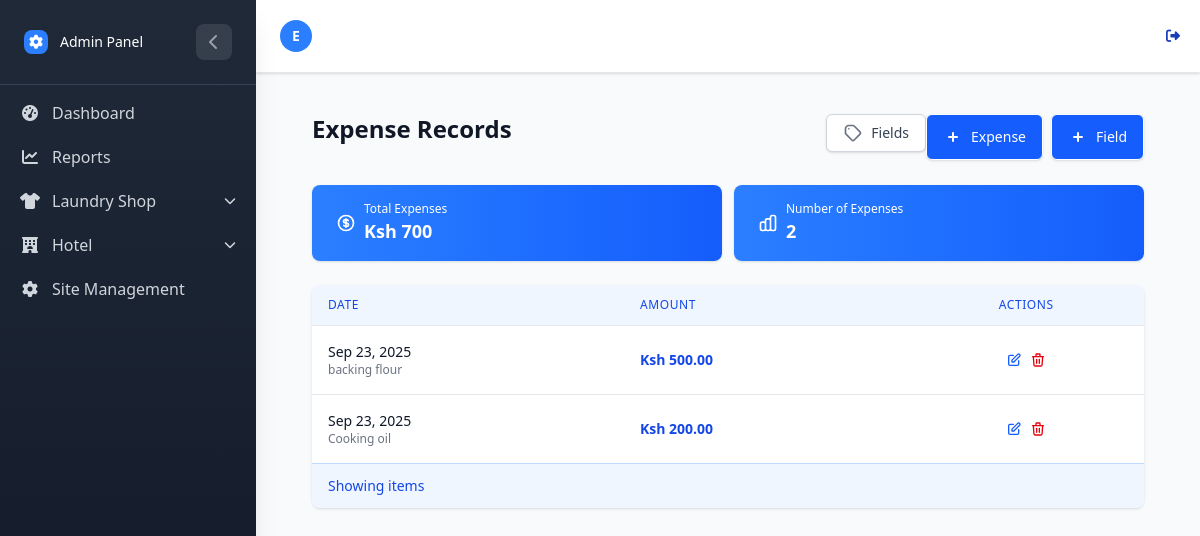
/Hotel/expenses/ (signed in), run on the app's committed database.
### LaundryApp/models.py (models this page shows, shortened)
class UserProfile(AbstractUser):
    username = None
    email = models.EmailField(unique=True)
    USERNAME_FIELD = 'email'
    REQUIRED_FIELDS = []
    APP_CHOICES = (
        ('laundry', 'Laundry'),
        ('hotel', 'Hotel'),
    )
    app_type = models.CharField(max_length=20, choices=APP_CHOICES, default='hotel')
    USER_TYPE_CHOICES = (
        ('admin', 'Admin'),
        ('staff', 'Staff'),
    )
    user_type = models.CharField(max_length=20, choices=USER_TYPE_CHOICES, db_index=True)
    objects = CustomUserManager()

### HotelApp/models.py (models this page shows, shortened)
class HotelExpenseRecord(models.Model):
    field = models.ForeignKey(
        HotelExpenseField, on_delete=models.CASCADE, related_name="records", db_index=True
    )
    amount = models.DecimalField(max_digits=10, decimal_places=2)
    date = models.DateField(auto_now_add=True, db_index=True)
    notes = models.CharField(max_length=150, null=True, blank=True)

class HotelExpenseField(models.Model):
    label = models.CharField(max_length=100, db_index=True)
    created_at = models.DateTimeField(auto_now_add=True)
    class Meta:
        unique_together = ('label',)  # Prevent duplicate labels

### HotelApp/Vews/expense.py (the view)
# urls.py: path('expenses/', expense_list, name='expense_list'),
@login_required
def expense_list(request):
    records = HotelExpenseRecord.objects.select_related("field").order_by("-date")
    total_amount = records.aggregate(Sum('amount'))['amount__sum'] or 0
    record_count = records.count()
    average_expense = records.aggregate(Avg('amount'))['amount__avg'] or 0
    context = {
        "records": records,
        "total_amount": total_amount,
        "record_count": record_count,
        "average_expense": round(average_expense, 2),
    }
    return render(request, "Hotelexpenses/expense_list.html", context)

### HotelApp/templates/Hotelexpenses/expense_list.html (shortened to what this page needs)
{% extends "../home.html" %}
{% block content %}
<div class="max-w-7xl mx-auto px-4 sm:px-6 lg:px-8 py-4 sm:py-6 lg:py-8">
    <div class="flex flex-col sm:flex-row sm:items-center sm:justify-between mb-6 sm:mb-8">
        <h1 class="text-2xl sm:text-3xl font-bold text-gray-900 mb-4 sm:mb-0">Expense Records</h1>
        <div class="flex flex-col sm:flex-row space-y-2 sm:space-y-0 sm:space-x-3">
            <a href="{% url 'hotel:expense_field_list' %}"
                class="inline-flex items-center justify-center px-4 py-2 border border-gray-300 rounded-md shadow-sm text-sm font-medium text-gray-700 bg-white hover:bg-gray-50 focus:outline-none focus:ring-2 focus:ring-offset-2 focus:ring-blue-500">
                <span class="xs:hidden">Fields</span>
            </a>
            <div class="flex space-x-2 sm:space-x-3">
                <a href="{% url 'hotel:expense_form' %}"
                    class="flex-1 inline-flex items-center justify-center px-4 py-2 border border-transparent rounded-md shadow-sm text-sm font-medium text-white bg-blue-600 hover:bg-blue-700 focus:outline-none focus:ring-2 focus:ring-offset-2 focus:ring-blue-500">
                    <svg class="-ml-1 mr-2 h-5 w-5" xmlns="http://www.w3.org/2000/svg" viewBox="0 0 20 20"
                        fill="currentColor">
                        <path fill-rule="evenodd"
                            d="M10 5a1 1 0 011 1v3h3a1 1 0 110 2h-3v3a1 1 0 11-2 0v-3H6a1 1 0 110-2h3V6a1 1 0 011-1z"
                            clip-rule="evenodd" />
                    </svg>
                    <span class="xs:hidden">Expense</span>
                </a>
                <a href="{% url 'hotel:createhotel_expense_field' %}"
                    class="flex-1 inline-flex items-center justify-center px-4 py-2 border border-transparent rounded-md shadow-sm text-sm font-medium text-white bg-blue-600 hover:bg-blue-700 focus:outline-none focus:ring-2 focus:ring-offset-2 focus:ring-blue-500">
                    <svg class="-ml-1 mr-2 h-5 w-5" xmlns="http://www.w3.org/2000/svg" viewBox="0 0 20 20"
                        fill="currentColor">
                        <path fill-rule="evenodd"
                            d="M10 5a1 1 0 011 1v3h3a1 1 0 110 2h-3v3a1 1 0 11-2 0v-3H6a1 1 0 110-2h3V6a1 1 0 011-1z"
                            clip-rule="evenodd" />
                    </svg>
                    <span class="xs:hidden">Field</span>
                </a>
            </div>
        </div>
    </div>
    <div class="grid grid-cols-2 xs:grid-cols-1 gap-3 sm:gap-5 mb-6 sm:mb-8">
        <div class="bg-gradient-to-r from-blue-500 to-blue-600 overflow-hidden shadow rounded-lg text-white">
            <div class="px-4 py-4 sm:p-5">
                <div class="flex items-center">
                    <div class="flex-shrink-0 bg-blue-700 rounded-md p-2 sm:p-3">
                    </div>
                    <div class="ml-4 flex-1 min-w-0">
                        <dl>
                            <dt class="text-xs sm:text-sm font-medium text-blue-100 truncate">Total Expenses</dt>
                            <dd class="flex items-baseline">
                                <div class="text-lg sm:text-xl font-semibold">Ksh {{ total_amount|default:"0.00" }}
                                </div>
                            </dd>
                        </dl>
                    </div>
                </div>
            </div>
        </div>
        <div class="bg-gradient-to-r from-blue-500 to-blue-600 overflow-hidden shadow rounded-lg text-white">
            <div class="px-4 py-4 sm:p-5">
                <div class="flex items-center">
                    <div class="flex-shrink-0 bg-blue-700 rounded-md p-2 sm:p-3">
                    </div>
                    <div class="ml-4 flex-1 min-w-0">
                        <dl>
                            <dt class="text-xs sm:text-sm font-medium text-blue-100 truncate">Number of Expenses</dt>
                            <dd class="flex items-baseline">
                                <div class="text-lg sm:text-xl font-semibold">{{ records.count }}</div>
                            </dd>
                        </dl>
                    </div>
                </div>
            </div>
        </div>
    </div>
    {% if records %}
    <div class="bg-white shadow overflow-hidden rounded-lg w-full">
        <div class="overflow-x-auto w-full">
            <table class="w-full divide-y divide-gray-200">
                <thead class="bg-blue-50">
                    <tr>
                        <th scope="col"
                            class="px-4 py-3 text-left text-xs font-medium text-blue-700 uppercase tracking-wider">
                            Date
                        </th>
                        <th scope="col"
                            class="px-4 py-3 text-left text-xs font-medium text-blue-700 uppercase tracking-wider">
                            Amount
                        </th>
                        <th scope="col"
                            class="px-4 py-3 text-right text-xs font-medium text-blue-700 uppercase tracking-wider">
                            Actions
                        </th>
                    </tr>
                </thead>
                <tbody class="bg-white divide-y divide-gray-200">
                    {% for record in records %}
                    <tr class="hover:bg-blue-50 transition-colors duration-150">
                        <td class="px-4 py-4 whitespace-nowrap">
                            <div class="text-sm font-medium text-gray-900">{{ record.date|date:"M d, Y" }}</div>
                            <div class="text-xs text-gray-500 sm:hidden">{{ record.field.label }}</div>
                        </td>
                        <td class="px-4 py-4 whitespace-nowrap">
                            <div class="text-sm font-semibold text-blue-700">Ksh {{ record.amount }}</div>
                        </td>
                        <td class="px-4 py-4 whitespace-nowrap text-right text-sm font-medium">
                            <div class="flex justify-center space-x-2">
                                <a href="{% url 'hotel:edit_expense_record' record.id %}"
                                    class="text-blue-600 hover:text-blue-800 p-1 rounded-full hover:bg-blue-100 transition-colors duration-150"
                                    title="Edit">
                                </a>
                                <a href="{% url 'hotel:delete_expense_record' record.id %}"
                                    class="text-red-600 hover:text-red-800 p-1 rounded-full hover:bg-red-100 transition-colors duration-150"
                                    title="Delete">
                                </a>
                            </div>
                        </td>
                    </tr>
                    {% endfor %}
                </tbody>
            </table>
        </div>
        <div class="bg-blue-50 px-4 py-3 flex items-center justify-between border-t border-blue-200">
            <div class="text-sm text-blue-700">
                <p class="sm:hidden">Showing {{ records.paginator.count }} items</p>
            </div>
        </div>
    </div>
    {% endif %}
</div>
{% endblock %}

### LaundryApp/templates/home.html (shortened to what this page needs)
{% load static tailwind_tags %}
{% load static %}
<!DOCTYPE html>
<html lang="en">
<head>
    {% tailwind_css %}
    <link rel="stylesheet" href="https://cdnjs.cloudflare.com/ajax/libs/font-awesome/6.4.0/css/all.min.css">
    <link rel="stylesheet" href="{% static 'css/dist/styles.css' %}">
</head>
<body class="bg-gray-50 min-h-screen font-sans">
    <div id="sidebar"
        class="sidebar-gradient w-64 fixed top-0 left-0 h-full sidebar-transition z-50 shadow-xl sidebar-mobile-hidden lg:sidebar-mobile-visible">
        <div class="p-4 lg:p-6 border-b border-gray-700">
            <div class="flex items-center justify-between">
                <div class="flex items-center space-x-3">
                    <div class="w-6 h-6 bg-blue-500 rounded-lg flex items-center justify-center">
                        {% if user.is_authenticated and user.is_superuser %}
                        <i class="fas fa-cog text-white text-sm"></i>
                        {% elif app_type == 'hotel' %}
                        <i class="fas fa-utensils text-white text-sm"></i>
                        {% elif app_type == 'laundry' %}
                       <img src="{% static 'logos/Clean-page-' %}" alt="">
                        {% else %}
                        <i class="fas fa-building text-white text-sm"></i>
                        {% endif %}
                    </div>
                    <span class="text-white text-sm font-medium sidebar-header-text">
                        {% if user.is_authenticated and user.is_superuser %}
                        Admin Panel
                        {% elif app_type == 'hotel' %}
                        Hotel Management
                        {% elif app_type == 'laundry' %}
                        Laundry Management
                        {% else %}
                        Welcome
                        {% endif %}
                    </span>
                </div>
                {% if user.is_superuser or app_type == 'hotel' or app_type == 'laundry' %}
                <button id="sidebar-toggle" class="sidebar-toggle-btn text-gray-400 hover:text-white lg:flex hidden">
                    <i class="fas fa-chevron-left"></i>
                </button>
                {% endif %}
            </div>
        </div>
        <div class="sidebar-scrollable">
            <nav class="p-2 lg:p-4 space-y-1">
                {% if user.is_authenticated and user.is_superuser %}
                <a href="{% url 'laundry:dashboard' %}"
                    class="flex items-center space-x-3 px-3 py-2 lg:px-4 lg:py-3 text-gray-300 hover:bg-gray-700 hover:text-white rounded-lg transition-colors group"
                    title="Dashboard">
                    <i class="fas fa-tachometer-alt w-5 text-center"></i>
                    <span class="sidebar-text">Dashboard</span>
                </a>
                <a href="{% url 'laundry:laundryapp_dashboard' %}"
                    class="flex items-center space-x-3 px-3 py-2 lg:px-4 lg:py-3 text-gray-300 hover:bg-gray-700 hover:text-white rounded-lg transition-colors group"
                    title="Reports">
                    <i class="fas fa-chart-line w-5 text-center"></i>
                    <span class="sidebar-text">Reports</span>
                </a>
                <div class="dropdown-group" id="laundry-dropdown-group">
                    <div class="dropdown-toggle flex items-center space-x-3 px-3 py-2 lg:px-4 lg:py-3 text-gray-300 hover:bg-gray-700 hover:text-white rounded-lg transition-colors group cursor-pointer"
                        onclick="toggleDropdown('laundry-dropdown', 'laundry')">
                        <i class="fas fa-shirt w-5 text-center"></i>
                        <span class="sidebar-text flex-1">Laundry Shop</span>
                        <i class="fas fa-chevron-down text-xs transition-transform duration-300"></i>
                    </div>
                </div>
                <div class="dropdown-group" id="hotel-dropdown-group">
                    <div class="dropdown-toggle flex items-center space-x-3 px-3 py-2 lg:px-4 lg:py-3 text-gray-300 hover:bg-gray-700 hover:text-white rounded-lg transition-colors group cursor-pointer"
                        onclick="toggleDropdown('hotel-dropdown', 'hotel')">
                        <i class="fas fa-hotel w-5 text-center"></i>
                        <span class="sidebar-text flex-1">Hotel</span>
                        <i class="fas fa-chevron-down text-xs transition-transform duration-300"></i>
                    </div>
                </div>
                <a href="{% url 'laundry:user_management' %}"
                    class="flex items-center space-x-3 px-3 py-2 lg:px-4 lg:py-3 text-gray-300 hover:bg-gray-700 hover:text-white rounded-lg transition-colors group"
                    title="Site Management">
                    <i class="fas fa-cog w-5 text-center"></i>
                    <span class="sidebar-text">Site Management</span>
                </a>
                {% endif %}
            </nav>
        </div>
    </div>
    <div id="main-content"
        class="content-transition min-h-screen content-mobile-full {% if user.is_authenticated %}lg:ml-64{% endif %}">
        <header class="bg-white shadow-sm border-b border-gray-200">
            <div class="flex items-center justify-between px-4 py-3 lg:px-6 lg:py-4">
                <div class="flex items-center space-x-3 p-2">
                    <div class="flex items-center justify-around space-x-3">
                        <div class="relative">
                            <div
                                class="w-8 h-8 lg:w-10 lg:h-10 bg-blue-500 rounded-full flex items-center justify-center">
                                <span class="text-white font-semibold text-sm lg:text-base">{{ user.get_username|first|upper}}</span>
                            </div>
                        </div>
                    </div>
                </div>
                {% if user.is_authenticated %}
                <form method="post" action="{% url 'logout' %}">
                    <button type="submit"
                        class="text-blue-800 hover:text-blue-600 text-sm lg:text-base bg-transparent border-0 cursor-pointer flex items-center">
                        <i class="fas fa-sign-out-alt mr-1"></i>
                    </button>
                </form>
                {% else %}
                <a href="{% url 'login' %}"
                    class="text-blue-800 hover:text-blue-600 text-sm lg:text-base bg-transparent border-0 cursor-pointer flex items-center">
                    <i class="fas fa-sign-in-alt mr-1"></i>
                    <span class="hidden sm:inline">Login</span>
                </a>
                {% endif %}
            </div>
        </header>
        <main class="p-4 lg:p-6">
            {% block content %}{% endblock %}
        </main>
    </div>
</body>
</html>

### LaundryApp/templates/home.html (style rules this page uses)
.sidebar-transition { transition: all 0.3s ease-in-out; }
.content-transition { transition: margin-left 0.3s ease-in-out; }
.sidebar-gradient { background: linear-gradient(180deg, #1f2937 0%, #111827 100%); }
.sidebar-toggle-btn { transition: all 0.3s ease; width: 36px; height: 36px; display: flex; align-items: center; justify-content: center; border-radius: 8px; background-color: rgba(255, 255, 255, 0.1); }
.dropdown-toggle { cursor: pointer; }
.dropdown-toggle i.fa-chevron-down { transition: transform 0.3s ease; }
.sidebar-scrollable { height: calc(100% - 80px); overflow-y: auto; }

### data on the page
UserProfile: get_username|first "E"
HotelExpenseRecord: date "Sep 23, 2025", field.label "backing flour", amount "500.00"
HotelExpenseRecord: date "Sep 23, 2025", field.label "Cooking oil", amount "200.00"

### other printed values
{{ total_amount|default:"0.00" }} "700"
{{ records.count }} "2"
